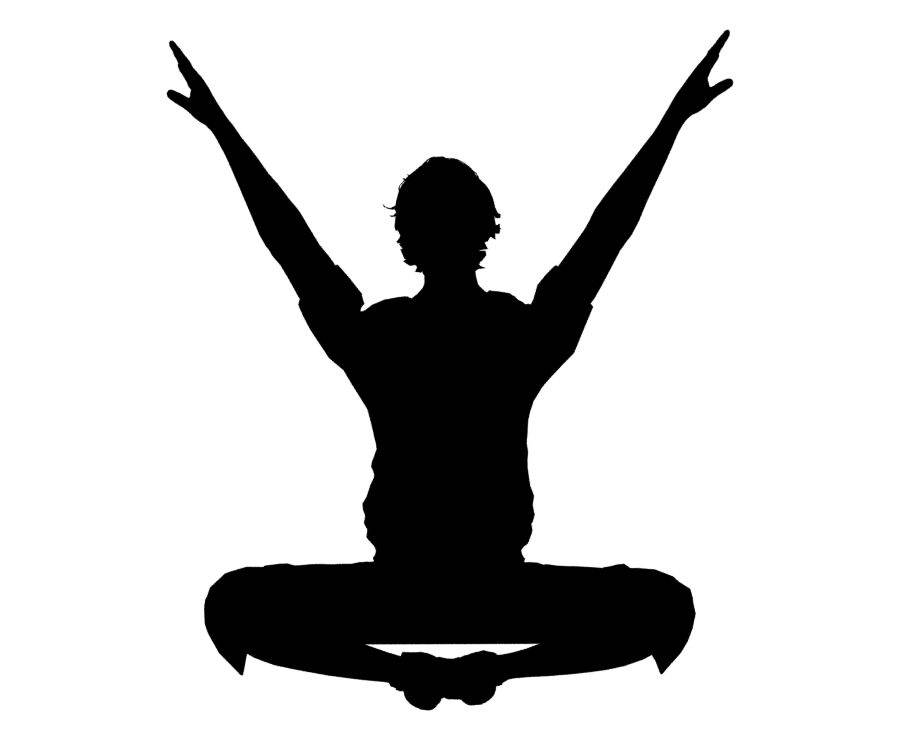
#> input picture 03-motor/tetris-pvp/varlik-05/poz/candle-cross-legged-v.png, 900 x 740 px; its folder holds only this picture in this run
$ python poz-sec-05.py
#> lines starting #> are read from the running program, lines starting #| are printed output that depends on the picture; after the words box and inside, x2 and y2 are one past the last pixel; in counts of white or black regions, pixels touching at a corner belong together
"""TETRIS MODE 5. video - 135 pozu OLCUMLE secer (goz karari yerine): ilk liste (pozlar-05-ilk.json) + aday havuzu
(pozlar-05-aday.json) maskeleri, eski videolarin maskelerine ve secilenlere aynali IoU ile karsilastirilir.

    python poz-sec-05.py [--esik-eski 0.78] [--esik-ic 0.75]

Kural: eski maskeye IoU >= esik-eski ya da videoda secilmis bir poza IoU >= esik-ic olan poz alinmaz. Once ilk listedeki
(elle tasarlanmis) pozlar, sonra adaylar eski-benzerligi en dusukten baslayarak. Her turdan 45 -> pozlar-05.json,
duvar-listesi-05.json (duvar w: turun w, w+15, w+30. pozlari -> benzer aileler ayni duvarda yan yana gelmez), rapor iou-secim.txt.
"""
import argparse, glob, json, os, shutil
import numpy as np
from PIL import Image

ap = argparse.ArgumentParser()
ap.add_argument("--esik-eski", type=float, default=0.78)
ap.add_argument("--esik-ic", type=float, default=0.75)
A = ap.parse_args()
BURA = os.path.dirname(os.path.abspath(__file__))
N = 128


def maske(yol):
    a = np.array(Image.open(yol).convert("RGBA"))[:, :, 3] > 40
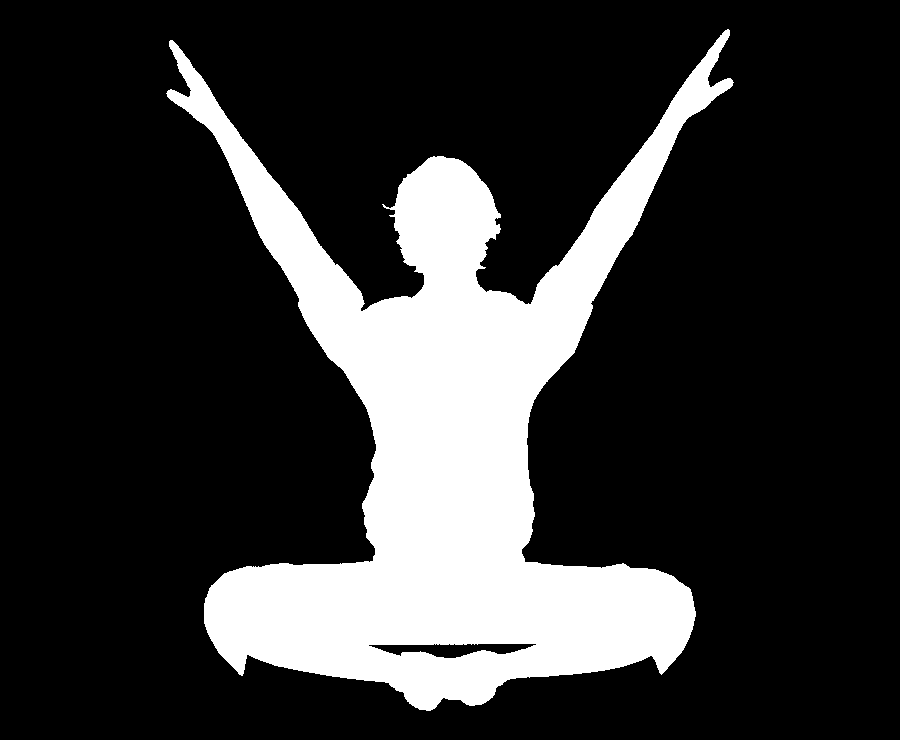
#> a: shape (740, 900) bool; 20.4% white; 1 white region, box (x1, y1, x2, y2) and area: (166, 29, 734, 711) 135533
    ys, xs = np.nonzero(a)
    a = a[ys.min():ys.max() + 1, xs.min():xs.max() + 1]
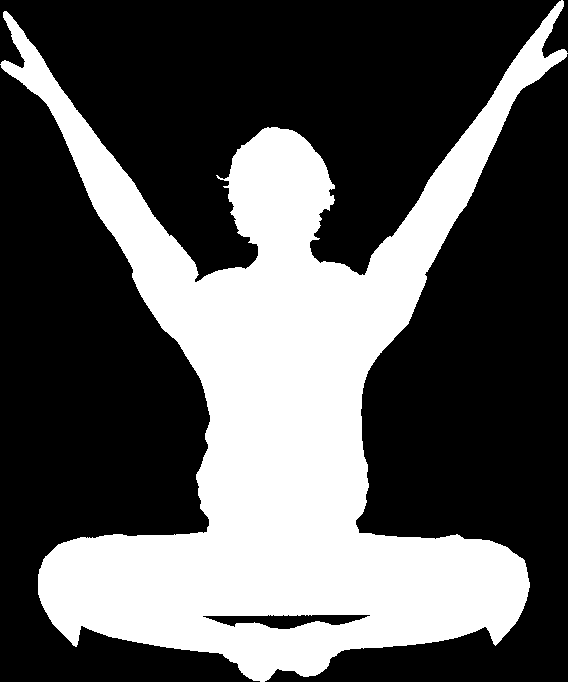
#> a: shape (682, 568) bool; 35% white; 1 white region, box (x1, y1, x2, y2) and area: (0, 0, 568, 682) 135533
    h, w = a.shape; s = max(h, w)
#> after `h, w = a.shape`: h = 682; w = 568
#> after `s = max(h, w)`: s = 682
    kare = np.zeros((s, s), bool); kare[s - h:, (s - w) // 2:(s - w) // 2 + w] = a
#> after `kare[s - h:, (s - w) // 2:(s - w) // 2 + w] = a`:
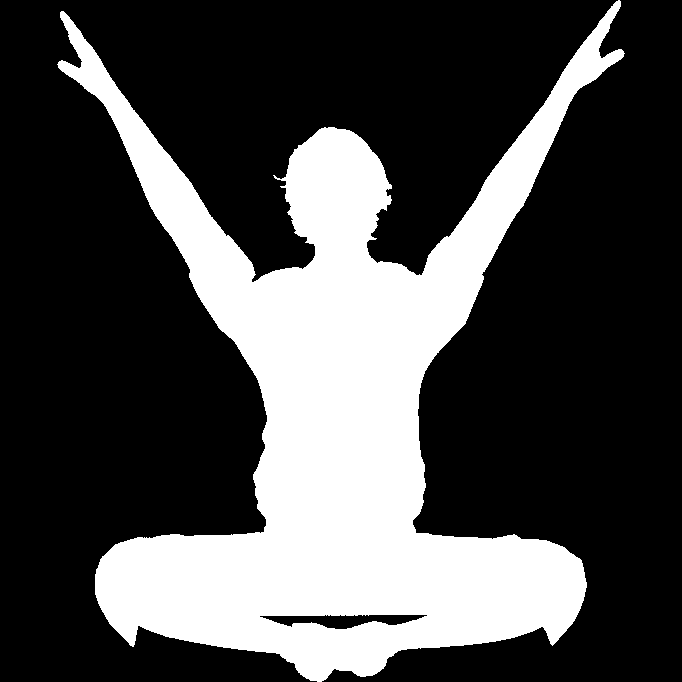
#> kare: shape (682, 682) bool; 29.1% white; 1 white region, box (x1, y1, x2, y2) and area: (57, 0, 625, 682) 135533
    return np.array(Image.fromarray(kare.astype(np.uint8) * 255).resize((N, N), Image.BILINEAR)) > 127
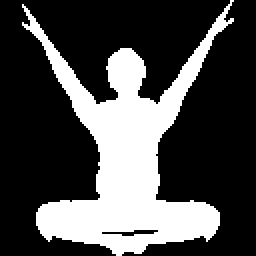
#> returned value: shape (128, 128) bool (shown 2 times larger); 29.2% white; 1 white region, box (x1, y1, x2, y2) and area: (11, 0, 117, 128) 4784


def iou(a, b):
    return max((a & b).sum() / max(1, (a | b).sum()), (a & b[:, ::-1]).sum() / max(1, (a | b[:, ::-1]).sum()))


eski = {}
for d in ("varlik/poz", "varlik-03/poz", "varlik-04/poz"):
    for f in glob.glob(os.path.join(BURA, d, "*.png")):
        eski[d + "/" + os.path.basename(f)] = maske(f)
#> (the run stopped early here; a loop or call above may not have finished)
